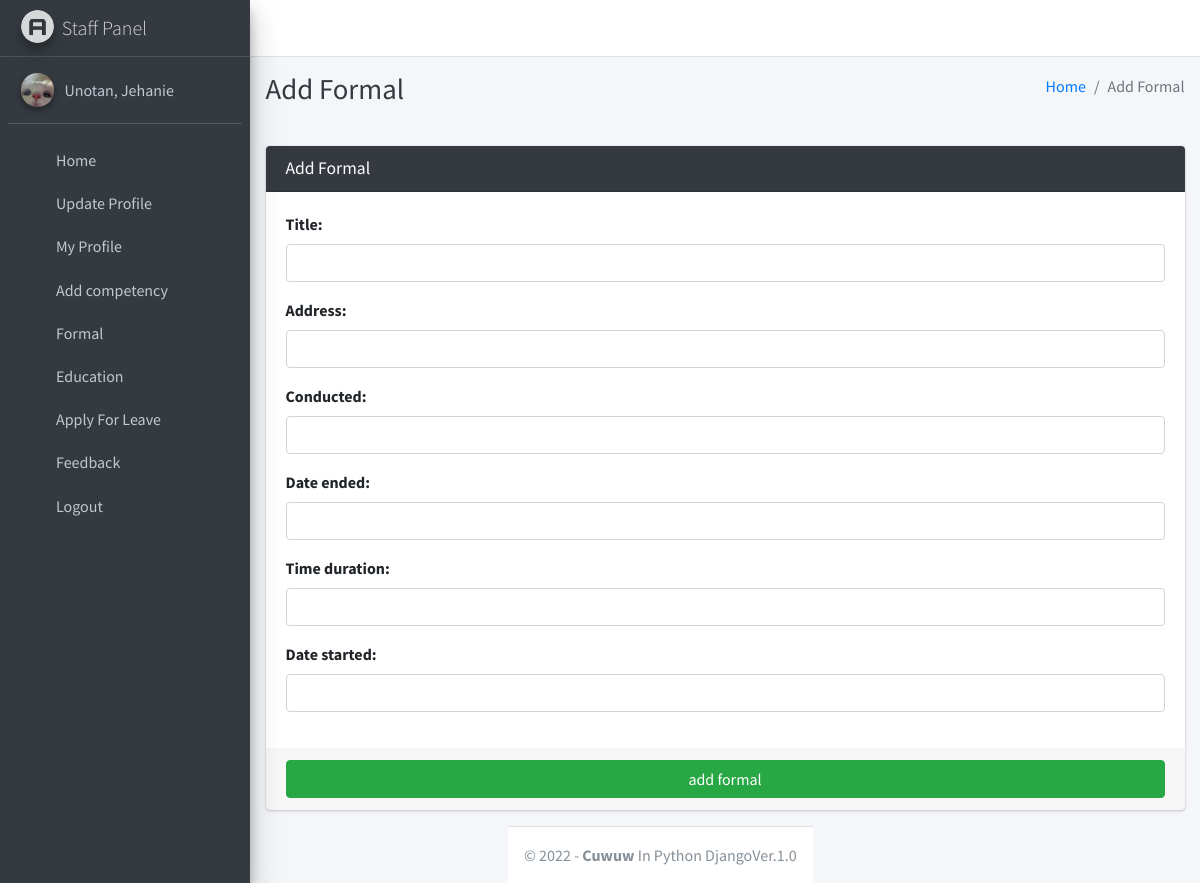
The page /staff/add/ (signed in) on the database its author committed.
### main/models.py (models this page shows)
class CustomUser(AbstractUser):
    USER_TYPE = ((1, "HOD"), (2, "Staff"))
    GENDER = [("M", "Male"), ("F", "Female")]
    username = None  # Removed username, using email instead
    email = models.EmailField(unique=True)
    user_type = models.CharField(default=1, choices=USER_TYPE, max_length=1)
    gender = models.CharField(max_length=1, choices=GENDER)
    profile_pic = models.ImageField()
    address = models.CharField(max_length=60)
    fcm_token = models.TextField(default="")  # For firebase notifications
    created_at = models.DateTimeField(auto_now_add=True)
    updated_at = models.DateTimeField(auto_now=True)
    USERNAME_FIELD = "email"
    REQUIRED_FIELDS = []
    objects = CustomUserManager()
    def __str__(self):
        return self.last_name + ", " + self.first_name

### main/staff_views.py (the view, shortened to what this page needs)
# urls.py: path("staff/add/", staff_views.add_formal, name='add_formal'),
def add_formal(request):
            staff = get_object_or_404(Staff, admin_id=request.user.id)
            form = StaffAddFormalForm(request.POST or None, request.FILES or None,instance=staff)
            context = {'form': form, 'page_title': 'Add Formal'}
            return render(request, 'staff_template/add_formal.html', context)

### main/forms.py
class StaffAddFormalForm(FormSettings):
    def __init__(self, *args, **kwargs):
        super(StaffAddFormalForm, self).__init__(*args, **kwargs)
    class Meta:
        model = Formal
        fields = ['title', 'address', 'conducted', 'date_ended', 'time_duration', 'date_started']
        widgets = {
            'date': DateInput(attrs={'type': 'date'}),
        }
        widgets = {
            'date_end': DateInput(attrs={'type': 'date'}),
        }

### main/templates/staff_template/add_formal.html
{% extends 'main/base.html' %}
{% load static %}
{% block page_title %}{{page_title}}{% endblock page_title %}
{% block content %}
<section class="content">
    <div class="container-fluid">
        <div class="row">
            <div class="col-md-12">
                <div class="card card-dark">
                    <div class="card-header">
                        <h3 class="card-title">{{page_title}}</h3>
                    </div>
                    {% include "main/form_template.html" with messages=messages  form=form button_text="add formal"%}
                </div>
{% endblock content %}

### main/templates/main/sidebar_template.html (shortened to what this page needs)
{% load static %}
<aside class="main-sidebar sidebar-dark-info elevation-4">
    {% if request.user.user_type == '1' %}
    <a href="{% url 'admin_home' %}" class="brand-link">
        <img src="{% static 'dist/img/cmsl.png' %} " alt="AdminLTE Logo"
            class="brand-image img-circle elevation-3" >
        <span class="brand-text font-weight-light">Admin Panel</span>
    </a>
    <div class="sidebar">
        <div class="user-panel mt-3 pb-3 mb-3 d-flex">
            <div class="image">
                <img src="{{ request.user.profile_pic}}" class="img-circle elevation-2" alt="User Image">
            </div>
            <div class="info">
                <a href="#" class="d-block">{{user}}</a>
            </div>
        </div>
        <nav class="mt-2">
            <ul class="nav nav-pills nav-sidebar flex-column" data-widget="treeview" role="menu" data-accordion="false">
                <li class="nav-item">
                    {% url 'admin_home' as admin_home %}
                    <a href="{{admin_home}}" class="nav-link {% if admin_home == request.path %} active {% endif %}">
                        <i class="nav-icon fas fa-home"></i>
                        <p>
                            Home
                        </p>
                    </a>
                </li>
                <li class="nav-item">
                    {% url 'admin_view_profile' as admin_view_profile %}
                    <a href="{{admin_view_profile}}"
                        class="nav-link {% if admin_view_profile == request.path %} active {% endif %}">
                        <i class="nav-icon fas fa-address-card"></i>
                        <p>
                            Update Profile
                        </p>
                    </a>
                </li>
 <li class="nav-item has-treeview">
                    <a href="#" class="nav-link">
                        <i class="nav-icon fas fa-book"></i>
                        <p>
                            Staff
                            <i class="fas fa-angle-left right"></i>
                        </p>
                    </a>
                    <ul class="nav nav-treeview">
                         <li class="nav-item">
                    {% url 'add_staff' as add_staff %}
                    <a href="{{add_staff}}" class="nav-link {% if add_staff == request.path %} active {% endif %}">
                        <i class="nav-icon fas fa-user-plus"></i>
                        <p>
                            Add Staff
                        </p>
                    </a>
                </li>
                         <li class="nav-item">
                    {% url 'manage_staff' as manage_staff %}
                    {% url 'edit_staff' staff_id as edit_staff %}
                    <a href="{{manage_staff}}"
                        class="nav-link {% if manage_staff == request.path or request.path == edit_staff %} active {% endif %}">
                        <i class="nav-icon fas fa-th"></i>
                        <p>
                            Manage Staff
                        </p>
                    </a>
                </li>
                    </ul>
 <li class="nav-item">
                    {% url 'view_staff_competency_journal' as view_staff_competency_journal %}
                    <a href="{{view_staff_competency_journal}}"
                        class="nav-link {% if view_staff_competency_journal == request.path %} active {% endif %}">
                        <i class="nav-icon fas fa-address-card"></i>
                        <p>
                            Staff competency
                        </p>
                    </a>
                </li>
                <li class="nav-item">
                    {% url 'view_staff_leave' as view_staff_leave %}
                    <a href="{{view_staff_leave}}"
                        class="nav-link  {% if view_staff_leave == request.path %} active {% endif %}">
                        <i class="nav-icon fas fa-check-double"></i>
                        <p>
                            Staff Leave
                        </p>
                    </a>
                </li>
                  <li class="nav-item">
                                {% url 'staff_feedback_message' as staff_feedback_message %}
                                <a href="{{staff_feedback_message}}"
                                    class="nav-link {% if staff_feedback_message == request.path %} active {% endif %}">
                                    <i class="nav-icon fas fa-comment-alt"></i>
                                    <p>
                                        Feedback
                                    </p>
                                </a>
                            </li>
                {% elif request.user.user_type == '2' %}
                <a href="#" class="brand-link">
                    <img src="{% static 'dist/img/AdminLTELogo.png' %} " alt="AdminLTE Logo"
                        class="brand-image img-circle elevation-3" style="opacity: .8">
                    <span class="brand-text font-weight-light">Staff Panel</span>
                </a>
                <div class="sidebar">
                    <div class="user-panel mt-3 pb-3 mb-3 d-flex">
                        <div class="image">
                            <img src="{{ request.user.profile_pic}}" class="img-circle elevation-2" alt="User Image">
                        </div>
                        <div class="info">
                            <a href="#" class="d-block">{{ user}}</a>
                        </div>
                    </div>
                    <nav class="mt-2">
                        <ul class="nav nav-pills nav-sidebar flex-column" data-widget="treeview" role="menu"
                            data-accordion="false">
                            <li class="nav-item">
                                {% url 'staff_home' as staff_home %}
                                <a href="{{staff_home}}"
                                    class="nav-link {% if staff_home == request.path %} active {% endif %}">
                                    <i class="nav-icon fas fa-home"></i>
                                    <p>
                                        Home
                                    </p>
                                </a>
                            </li>
                            <li class="nav-item">
                                {% url 'staff_view_profile' as staff_view_profile %}
                                <a href="{{staff_view_profile}}"
                                    class="nav-link {% if staff_view_profile == request.path %} active {% endif %}">
                                    <i class="nav-icon fas fa-address-card"></i>
                                    <p>
                                        Update Profile
                                    </p>
                                </a>
                            </li>
                            <li class="nav-item">
                                {% url 'staff_profile' as staff_profile %}
                                <a href="{{staff_profile}}"
                                    class="nav-link {% if staff_profile == request.path %} active {% endif %}">
                                    <i class="nav-icon fas fa-address-card"></i>
                                    <p>
                                        My Profile
                                    </p>
                                </a>
                            </li>
                              <li class="nav-item">
                    {% url 'competency_journal' as competency_journal %}
                    <a href="{{competency_journal}}"
                        class="nav-link {% if admin_view_profile == request.path %} active {% endif %}">
                        <i class="nav-icon fas fa-address-card"></i>
                        <p>
                            Add competency
                        </p>
                    </a>
                </li>
                <li class="nav-item has-treeview">
                    <a href="#" class="nav-link">
                        <i class="nav-icon fas fa-book"></i>
                        <p>
                            Formal
                            <i class="fas fa-angle-left right"></i>
                        </p>
                    </a>
                </li>
                <li class="nav-item has-treeview">
                    <a href="#" class="nav-link">
                        <i class="nav-icon fas fa-book"></i>
                        <p>
                            Education
                            <i class="fas fa-angle-left right"></i>
                        </p>
                    </a>
                </li>
                            <li class="nav-item">
                                {% url 'staff_apply_leave' as staff_apply_leave %}
                                <a href="{{staff_apply_leave}}"
                                    class="nav-link {% if staff_apply_leave == request.path %} active {% endif %}">
                                    <i class="nav-icon fas fa-check"></i>
                                    <p>
                                        Apply For Leave
                                    </p>
                                </a>
                            </li>
                            <li class="nav-item">
                                {% url 'staff_feedback' as staff_feedback %}
                                <a href="{{staff_feedback}}"
                                    class="nav-link {% if staff_feedback == request.path %} active {% endif %}">
                                    <i class="nav-icon fas fa-comment-alt"></i>
                                    <p>
                                        Feedback
                                    </p>
                                </a>
                            </li>
                                        {% endif %}
                                        <li class="nav-item">
                                            <a href="{% url 'user_logout' %}"
                                                onclick="return confirm('Your session would be terminated.\n\nProceed?')"
                                                class="nav-link">
                                                <i class="nav-icon fas fa-power-off"></i>
                                                <p>
                                                    Logout
                                                </p>
                                            </a>
                                        </li>
                                    </ul>
                                </nav>
                            </div>
</aside>

### rows shown on the page
CustomUser: user.profile_pic (picture), last_name+first_name "Unotan, Jehanie"

### other values the page prints
{{ page_title }} "Add Formal"
{{ field.label_tag }} "Title:" "Address:" "Conducted:" "Date ended:" "Time duration:" "Date started:"
{{ button_text }} "add formal"
